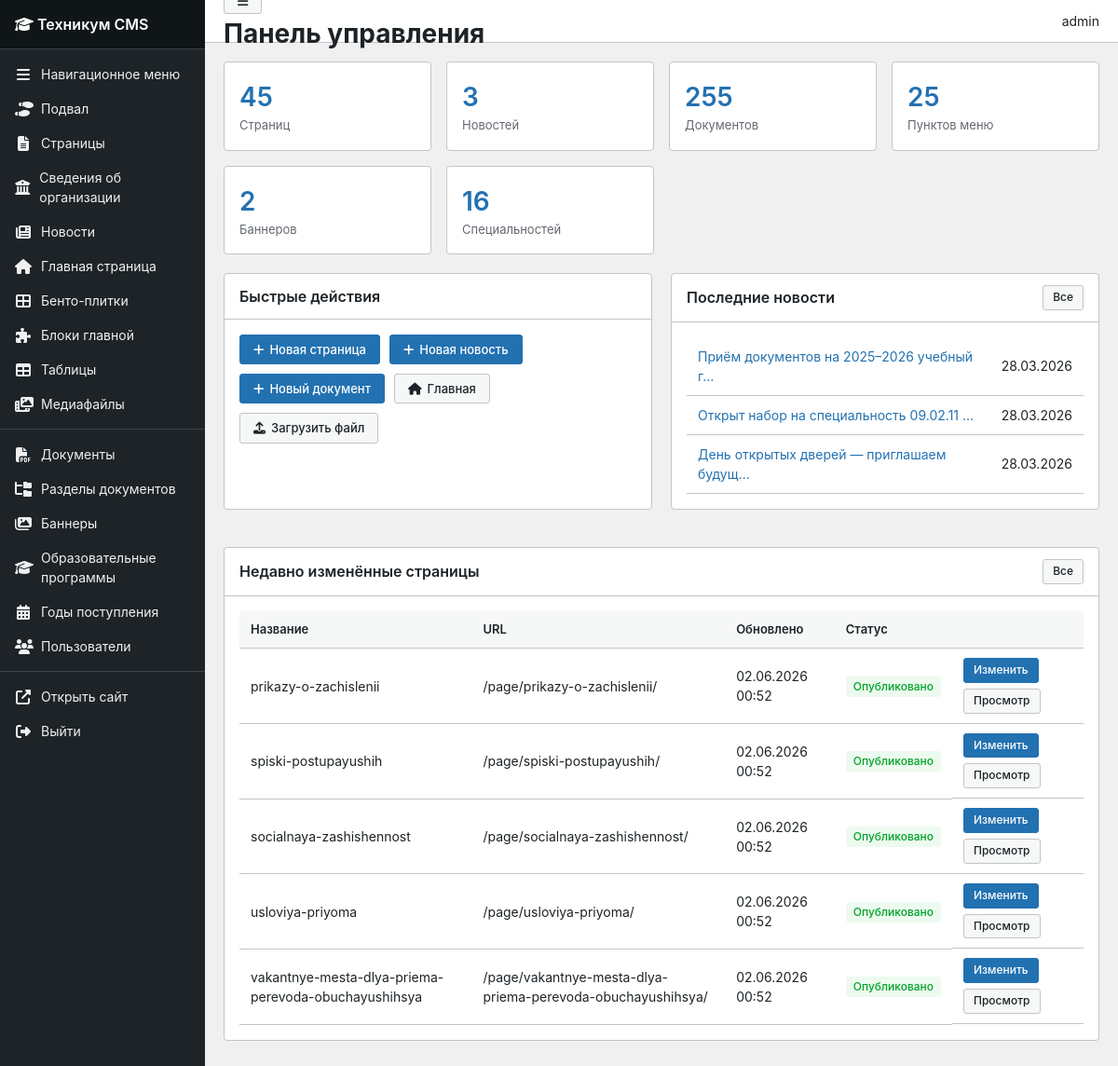
Page /panel/ (signed in) on the earlier database version.
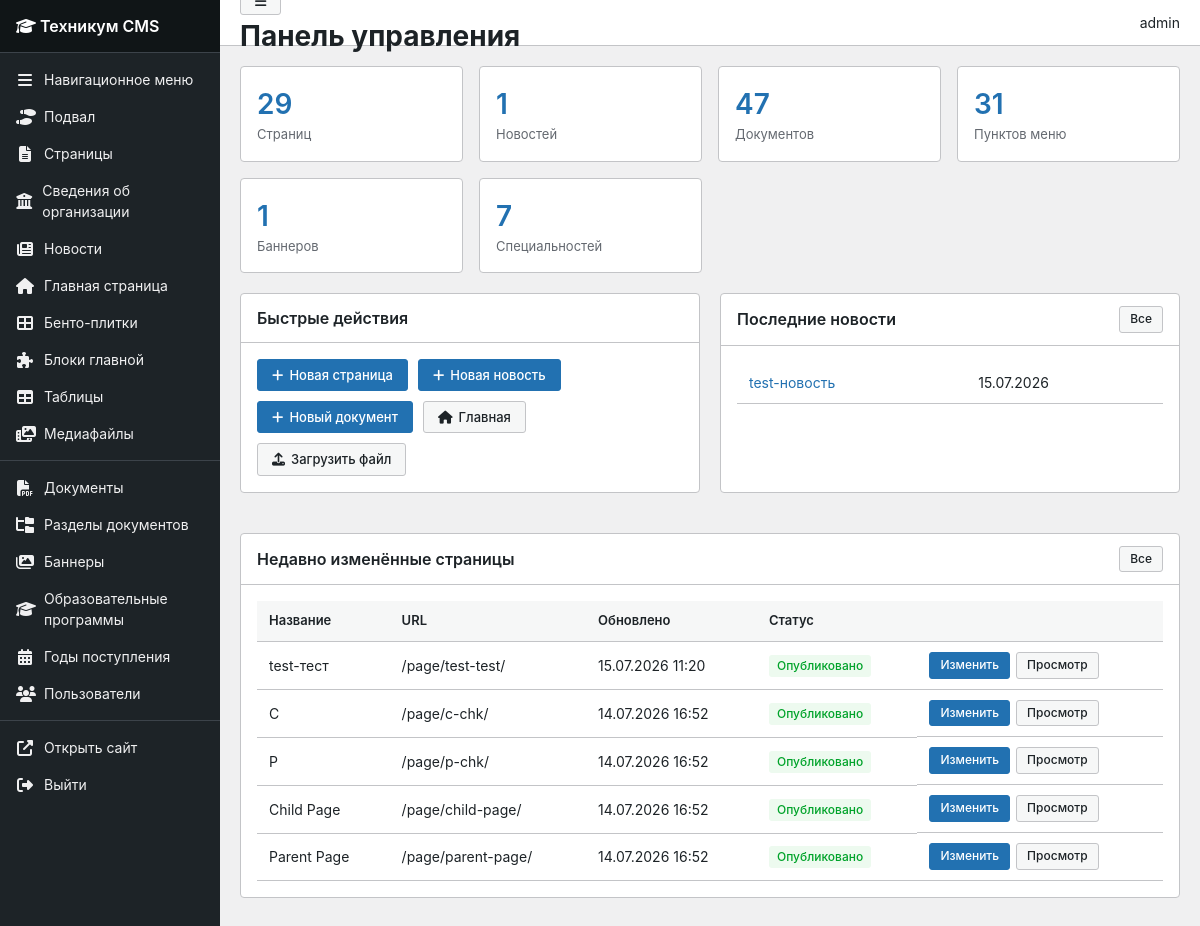
Same page on the later database version.
### cms/models.py (models this page shows, shortened)
class News(models.Model):
    title = models.CharField('Заголовок', max_length=200)
    slug = models.SlugField('URL', max_length=200, unique=True, blank=True)
    excerpt = models.TextField('Краткое описание', blank=True)
    content = RichTextUploadingField('Содержимое', blank=True)
    image = models.ImageField('Изображение', upload_to='news/', blank=True)
    tag = models.CharField('Тег', max_length=50, blank=True, default='Новость')
    is_published = models.BooleanField('Опубликовано', default=True)
    created_at = models.DateTimeField('Дата публикации', auto_now_add=True)
    updated_at = models.DateTimeField('Обновлено', auto_now=True)
    class Meta:
        verbose_name = 'Новость'
        verbose_name_plural = 'Новости'
        ordering = ['-created_at']

class Page(models.Model):
    title = models.CharField('Заголовок', max_length=200)
    slug = models.SlugField('URL', max_length=200, unique=True, blank=True)
    description = models.TextField('Описание', blank=True)
    content = RichTextUploadingField('Содержимое', blank=True)
    order = models.IntegerField('Порядок', default=0)
    parent = models.ForeignKey(
        'self',
        on_delete=models.SET_NULL,
        null=True,
        blank=True,
        related_name='subpages',
        verbose_name='Родительская страница'
    )
    is_published = models.BooleanField('Опубликовано', default=True)
    show_in_menu = models.BooleanField('Показывать в меню', default=False)
    meta_title = models.CharField('Meta Title', max_length=200, blank=True)
    meta_description = models.TextField('Meta Description', blank=True)
    meta_keywords = models.CharField('Meta Keywords', max_length=200, blank=True)
    created_at = models.DateTimeField('Создано', auto_now_add=True)
    updated_at = models.DateTimeField('Обновлено', auto_now=True)
    class Meta:
        verbose_name = 'Страница'
        verbose_name_plural = 'Страницы'
        ordering = ['-created_at']
    def get_absolute_url(self):
        if self.slug == 'news':
            return '/news/'
        return f'/page/{self.slug}/'

### cms/panel_views.py (the view)
# urls.py: path('', panel_views.dashboard, name='dashboard'),
@staff_required
def dashboard(request):
    stats = {
        'pages': Page.objects.count(),
        'news': News.objects.count(),
        'documents': Document.objects.count(),
        'menu_items': MenuItem.objects.count(),
        'banners': Banner.objects.count(),
        'galleries': Gallery.objects.count(),
        'programs': EducationalProgram.objects.count(),
    }
    recent_news = News.objects.order_by('-created_at')[:5]
    recent_pages = Page.objects.order_by('-updated_at')[:5]
    return render(request, 'panel/dashboard.html', {
        'stats': stats,
        'recent_news': recent_news,
        'recent_pages': recent_pages,
        'active_menu': 'dashboard',
    })

### cms/context_processors.py (called while the page is built)
def _dedupe_root_menu(items):
    items = list(items)
    best = {}
    for item in items:
        key = (item.title or '').strip().casefold()
        if not key:
            continue
        children = item.get_children().filter(is_active=True).count()
        score = (1 if item.page_id else 0, children, -item.order, item.pk)
        prev = best.get(key)
        if prev is None or score > prev[1]:
            best[key] = (item.pk, score)
    keep = {pk for pk, _ in best.values()}
    return [item for item in items if item.pk in keep]

def get_root_menu_items():
    menu_items = MenuItem.objects.filter(
        parent=None, is_active=True
    ).order_by('order', 'title')
    return _dedupe_root_menu(menu_items)

def site_context(request):
    homepage = HomePage.load()
    return {
        'site_settings': homepage,
        'menu_items': get_root_menu_items(),
    }

### cms/models.py (called while the page is built)
    @classmethod
    def load(cls):
        obj, created = cls.objects.get_or_create(pk=1)
        return obj

### cms/panel_views.py (called while the page is built)
def staff_required(view_func):
    decorated = login_required(
        user_passes_test(lambda u: u.is_staff)(view_func)
    )
    return decorated

### templates/panel/dashboard.html (shortened to what the changed rows need)
{% extends 'panel/base.html' %}
{% block content %}
<div class="wp-stats">
    <div class="wp-stat">
        <div class="wp-stat-value">{{ stats.pages }}</div>
        <div class="wp-stat-label">Страниц</div>
    </div>
    <div class="wp-stat">
        <div class="wp-stat-value">{{ stats.news }}</div>
        <div class="wp-stat-label">Новостей</div>
    </div>
    <div class="wp-stat">
        <div class="wp-stat-value">{{ stats.documents }}</div>
        <div class="wp-stat-label">Документов</div>
    </div>
    <div class="wp-stat">
        <div class="wp-stat-value">{{ stats.menu_items }}</div>
        <div class="wp-stat-label">Пунктов меню</div>
    </div>
    <div class="wp-stat">
        <div class="wp-stat-value">{{ stats.banners }}</div>
        <div class="wp-stat-label">Баннеров</div>
    </div>
    <div class="wp-stat">
        <div class="wp-stat-value">{{ stats.programs }}</div>
        <div class="wp-stat-label">Специальностей</div>
    </div>
</div>
<div style="display:grid;grid-template-columns:1fr 1fr;gap:20px;">
    <div class="wp-card">
        <div class="wp-card-header">
            <h2>Быстрые действия</h2>
        </div>
    </div>
    <div class="wp-card">
        <div class="wp-card-header">
            <h2>Последние новости</h2>
        </div>
        <div class="wp-card-body">
            {% if recent_news %}
            <table class="wp-table">
                {% for item in recent_news %}
                <tr>
                    <td><a href="{% url 'panel:news_edit' item.pk %}">{{ item.title|truncatechars:40 }}</a></td>
                    <td>{{ item.created_at|date:"d.m.Y" }}</td>
                </tr>
                {% endfor %}
            </table>
            {% else %}
            <p style="color:#646970;">Новостей пока нет. <a href="{% url 'panel:news_add' %}">Добавить</a></p>
            {% endif %}
        </div>
    </div>
    <div class="wp-card" style="grid-column:1/-1;">
        <div class="wp-card-header">
            <h2>Недавно изменённые страницы</h2>
        </div>
        <div class="wp-card-body">
            {% if recent_pages %}
            <table class="wp-table">
                <thead>
                    <tr>
                        <th>Название</th>
                        <th>URL</th>
                        <th>Обновлено</th>
                        <th>Статус</th>
                        <th></th>
                    </tr>
                </thead>
                <tbody>
                    {% for page in recent_pages %}
                    <tr>
                        <td>{{ page.title }}</td>
                        <td>/page/{{ page.slug }}/</td>
                        <td>{{ page.updated_at|date:"d.m.Y H:i" }}</td>
                        <td>
                            {% if page.is_published %}
                            <span class="badge badge-success">Опубликовано</span>
                            {% else %}
                            <span class="badge badge-draft">Черновик</span>
                            {% endif %}
                        </td>
                        <td class="actions">
                            <a href="{% url 'panel:page_edit' page.pk %}" class="btn btn-sm btn-primary">Изменить</a>
                            <a href="{{ page.get_absolute_url }}" target="_blank" class="btn btn-sm btn-secondary">Просмотр</a>
                        </td>
                    </tr>
                    {% endfor %}
                </tbody>
            </table>
            {% else %}
            <p style="color:#646970;">Страниц пока нет.</p>
            {% endif %}
        </div>
    </div>
</div>
{% endblock %}

Differences in the rows shown:
removed News: title "Приём документов на 2025–2026 учебный г…", created_at "28.03.2026"
removed News: title "Открыт набор на специальность 09.02.11 …", created_at "28.03.2026"
removed News: title "День открытых дверей — приглашаем будущ…", created_at "28.03.2026"
removed Page: title "prikazy-o-zachislenii", slug "prikazy-o-zachislenii", updated_at "02.06.2026 00:52", is_published "Опубликовано"
removed Page: title "spiski-postupayushih", slug "spiski-postupayushih", updated_at "02.06.2026 00:52", is_published "Опубликовано"
removed Page: title "socialnaya-zashishennost", slug "socialnaya-zashishennost", updated_at "02.06.2026 00:52", is_published "Опубликовано"
removed Page: title "usloviya-priyoma", slug "usloviya-priyoma", updated_at "02.06.2026 00:52", is_published "Опубликовано"
removed Page: title "vakantnye-mesta-dlya-priema-perevoda-obuchayushihsya", slug "vakantnye-mesta-dlya-priema-perevoda-obuchayushihsya", updated_at "02.06.2026 00:52", is_published "Опубликовано"
added News: title "test-новость", created_at "15.07.2026"
added Page: title "test-тест", slug "test-test", updated_at "15.07.2026 11:20", is_published "Опубликовано"
added Page: title "C", slug "c-chk", updated_at "14.07.2026 16:52", is_published "Опубликовано"
added Page: title "P", slug "p-chk", updated_at "14.07.2026 16:52", is_published "Опубликовано"
added Page: title "Child Page", slug "child-page", updated_at "14.07.2026 16:52", is_published "Опубликовано"
added Page: title "Parent Page", slug "parent-page", updated_at "14.07.2026 16:52", is_published "Опубликовано"
Other differences:
{{ stats.pages }}: "45" → "29"
{{ stats.news }}: "3" → "1"
{{ stats.documents }}: "255" → "47"
{{ stats.menu_items }}: "25" → "31"
{{ stats.banners }}: "2" → "1"
{{ stats.programs }}: "16" → "7"
